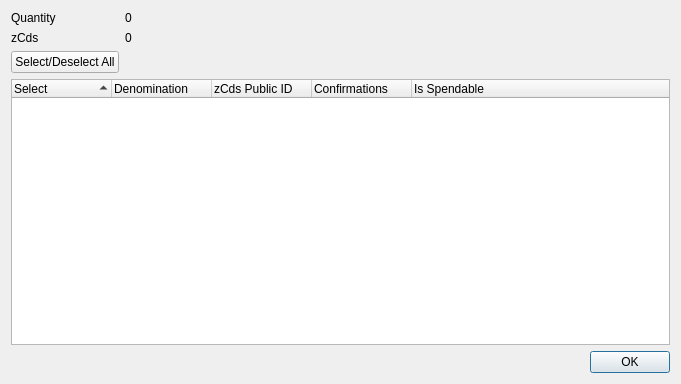
<?xml version="1.0" encoding="UTF-8"?>
<ui version="4.0">
 <class>ZCdsControlDialog</class>
 <widget class="QDialog" name="ZCdsControlDialog">
  <property name="geometry">
   <rect>
    <x>0</x>
    <y>0</y>
    <width>681</width>
    <height>384</height>
   </rect>
  </property>
  <property name="minimumSize">
   <size>
    <width>681</width>
    <height>384</height>
   </size>
  </property>
  <property name="windowTitle">
   <string>Select zCds to Spend</string>
  </property>
  <layout class="QGridLayout" name="gridLayout">
   <item row="0" column="0">
    <layout class="QFormLayout" name="formLayout">
     <property name="sizeConstraint">
      <enum>QLayout::SetDefaultConstraint</enum>
     </property>
     <item row="0" column="0">
      <widget class="QLabel" name="labelQuantity">
       <property name="text">
        <string>Quantity</string>
       </property>
      </widget>
     </item>
     <item row="0" column="1">
      <widget class="QLabel" name="labelQuantity_int">
       <property name="text">
        <string>0</string>
       </property>
      </widget>
     </item>
     <item row="1" column="0">
      <widget class="QLabel" name="labelZCds">
       <property name="text">
        <string>zCds</string>
       </property>
      </widget>
     </item>
     <item row="1" column="1">
      <widget class="QLabel" name="labelZCds_int">
       <property name="text">
        <string>0</string>
       </property>
      </widget>
     </item>
     <item row="2" column="0">
      <widget class="QPushButton" name="pushButtonAll">
       <property name="text">
        <string>Select/Deselect All</string>
       </property>
      </widget>
     </item>
    </layout>
   </item>
   <item row="1" column="0">
    <layout class="QVBoxLayout" name="verticalLayout">
     <item>
      <widget class="QTreeWidget" name="treeWidget">
       <property name="minimumSize">
        <size>
         <width>0</width>
         <height>250</height>
        </size>
       </property>
       <property name="alternatingRowColors">
        <bool>true</bool>
       </property>
       <property name="sortingEnabled">
        <bool>true</bool>
       </property>
       <property name="columnCount">
        <number>5</number>
       </property>
       <attribute name="headerDefaultSectionSize">
        <number>100</number>
       </attribute>
       <column>
        <property name="text">
         <string notr="true">Select</string>
        </property>
       </column>
       <column>
        <property name="text">
         <string notr="true">Denomination</string>
        </property>
       </column>
       <column>
        <property name="text">
         <string notr="true">zCds Public ID</string>
        </property>
       </column>
       <column>
        <property name="text">
         <string notr="true">Confirmations</string>
        </property>
       </column>
       <column>
        <property name="text">
         <string>Is Spendable</string>
        </property>
       </column>
      </widget>
     </item>
     <item>
      <widget class="QDialogButtonBox" name="buttonBox">
       <property name="orientation">
        <enum>Qt::Horizontal</enum>
       </property>
       <property name="standardButtons">
        <set>QDialogButtonBox::Ok</set>
       </property>
      </widget>
     </item>
    </layout>
   </item>
  </layout>
 </widget>
 <resources/>
 <connections>
  <connection>
   <sender>buttonBox</sender>
   <signal>accepted()</signal>
   <receiver>ZCdsControlDialog</receiver>
   <slot>accept()</slot>
   <hints>
    <hint type="sourcelabel">
     <x>248</x>
     <y>254</y>
    </hint>
    <hint type="destinationlabel">
     <x>157</x>
     <y>274</y>
    </hint>
   </hints>
  </connection>
  <connection>
   <sender>buttonBox</sender>
   <signal>rejected()</signal>
   <receiver>ZCdsControlDialog</receiver>
   <slot>reject()</slot>
   <hints>
    <hint type="sourcelabel">
     <x>316</x>
     <y>260</y>
    </hint>
    <hint type="destinationlabel">
     <x>286</x>
     <y>274</y>
    </hint>
   </hints>
  </connection>
 </connections>
</ui>
